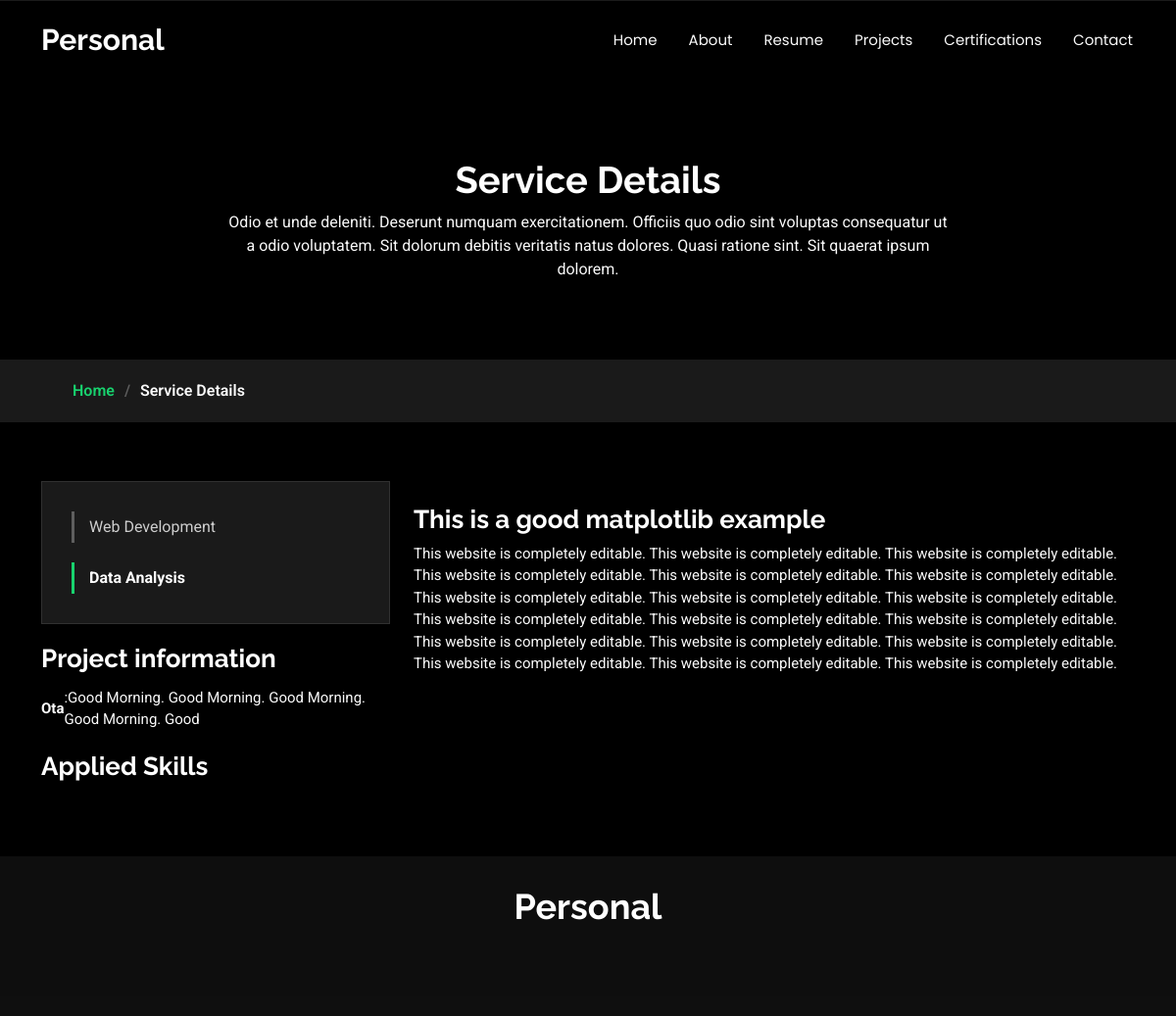
Page /projects/details/2/ on the committed database.
### projects/models.py (models this page shows, shortened)
class CategoryModel(models.Model):
    name = models.CharField(max_length=25)
    to_display = models.BooleanField(default=True)
    created_at = models.DateTimeField(auto_now_add=True)
    updated_at = models.DateTimeField(auto_now=True)
    class Meta:
        verbose_name = 'Category'
        verbose_name_plural = 'Categories'

class ProjectInformationModel(models.Model):
    title = models.CharField(max_length=25)
    text = models.CharField(max_length=125)
    is_url = models.BooleanField(default=False)
    project = models.ForeignKey(ProjectModel, on_delete=models.CASCADE, related_name='infos')
    class Meta:
        verbose_name = 'Info'
        verbose_name_plural = 'Infos'

class ProjectModel(models.Model):
    name = models.CharField(max_length=50)
    logo = models.ImageField(upload_to='project-logos', null=False, blank=False)
    short_description = models.CharField(max_length=150, null=True, blank=True)
    category = models.ManyToManyField(CategoryModel, related_name='projects')
    full_description = models.TextField(null=True, blank=True)
    created_at = models.DateTimeField(auto_now_add=True)
    updated_at = models.DateTimeField(auto_now=True)
    class Meta:
        verbose_name = 'Project'
        verbose_name_plural = 'Projects'

### projects/views.py (the view)
# urls.py: path('details/<int:id>/', ProjectDetailsView.as_view(), name='details'),
class ProjectDetailsView(TemplateView):
    template_name = 'project-details.html'
    def get_context_data(self, **kwargs):
        context = super().get_context_data(**kwargs)
        project_id = self.kwargs.get('id')
        project = ProjectModel.objects.get(id=project_id)
        context['project'] = project
        context['categories'] = CategoryModel.objects.filter(to_display=True)
        return context

### templates/project-details.html (shortened to what this page needs)
{% extends 'bases/base.html' %}
{% load static %}
{% block content %}
<main class="main">
    <div class="page-title" data-aos="fade">
        <div class="heading">
            <div class="container">
                <div class="row d-flex justify-content-center text-center">
                    <div class="col-lg-8">
                        <h1>Service Details</h1>
                        <p class="mb-0">Odio et unde deleniti. Deserunt numquam exercitationem. Officiis quo odio sint
                            voluptas consequatur ut a odio voluptatem. Sit dolorum debitis veritatis natus dolores.
                            Quasi ratione sint. Sit quaerat ipsum dolorem.</p>
                    </div>
                </div>
            </div>
        </div>
        <nav class="breadcrumbs">
            <div class="container">
                <ol>
                    <li><a href="{% url 'home:home' %}">Home</a></li>
                    <li class="current">Service Details</li>
                </ol>
            </div>
        </nav>
    </div>
    <section id="service-details" class="service-details section">
        <div class="container">
            <div class="row gy-4">
                <div class="col-lg-4" data-aos="fade-up" data-aos-delay="100">
                    <div class="services-list">
                        {% for category in categories %}
                        <a class="{% if category in project.category.all  %}active{%endif%}">{{category.name}}</a>
                        {% endfor %}
                    </div>
                    <div class="portfolio-info" data-aos="fade-up" data-aos-delay="200">
                        <h3>Project information</h3>
                        <ul>
                            {% for info in project.infos.all %}
                            {% if info.is_url == True %}
                            <li><strong>{{info.title}}</strong>: <a href="http://{{ info.text }}" target="_blank">{{info.text}}</a></li>
                            {% else %}
                            <li><strong>{{info.title}}</strong>:{{info.text}}</li>
                            {% endif %}
                            {% endfor %}
                        </ul>
                    </div>
                    <div class="portfolio-info" data-aos="fade-up" data-aos-delay="200">
                        <h3>Applied Skills</h3>
                    </div>
                </div>
                <div class="col-lg-8" data-aos="fade-up" data-aos-delay="200">
                    <br>
                    <h3>{{project.short_description}}</h3>
                    <p>
                        {{project.full_description}}
                    </p>
                </div>
            </div>
        </div>
    </section>
</main>
{% endblock %}

### assets/css/main.css (style rules this page uses)
:root { --default-font: "Roboto", system-ui, -apple-system, "Segoe UI", Roboto, "Helvetica Neue", Arial, "Noto Sans", "Liberation Sans", sans-serif, "Apple Color Emoji", "Segoe UI Emoji", "Segoe UI Symbol", "Noto Color Emoji"; --heading-font: "Raleway", sans-serif; --nav-font: "Poppins", sans-serif; }
:root { --background-color: #000000; --default-color: #fafafa; --heading-color: #ffffff; --accent-color: #18d26e; --surface-color: #1a1a1a; --contrast-color: #000000; }
:root { --nav-color: #fafafa; --nav-hover-color: #18d26e; --nav-mobile-background-color: #1a1a1a; --nav-dropdown-background-color: #1a1a1a; --nav-dropdown-color: #fafafa; --nav-dropdown-hover-color: #18d26e; }
:root { scroll-behavior: smooth; }
body { color: var(--default-color); background-color: var(--background-color); font-family: var(--default-font); }
a { color: var(--accent-color); text-decoration: none; transition: 0.3s; }
h1, h2, h3, h4, h5, h6 { color: var(--heading-color); font-family: var(--heading-font); }
.page-title { color: var(--default-color); background-color: var(--background-color); position: relative; }
.page-title .heading { padding: 160px 0 80px 0; border-top: 1px solid color-mix(in srgb, var(--default-color), transparent 90%); }
.page-title .heading h1 { font-size: 38px; font-weight: 700; }
.page-title nav { background-color: color-mix(in srgb, var(--default-color), transparent 90%); padding: 20px 0; }
.page-title nav ol { display: flex; flex-wrap: wrap; list-style: none; margin: 0; font-size: 16px; font-weight: 600; }
.page-title nav ol li+li { padding-left: 10px; }
.page-title nav ol li+li::before { content: "/"; display: inline-block; padding-right: 10px; color: color-mix(in srgb, var(--default-color), transparent 70%); }
section, .section { color: var(--default-color); background-color: var(--background-color); padding: 60px 0; scroll-margin-top: 100px; overflow: clip; }
.service-details .services-list { background-color: var(--surface-color); padding: 10px 30px; border: 1px solid color-mix(in srgb, var(--default-color), transparent 90%); margin-bottom: 20px; }
.service-details .services-list a { display: block; line-height: 1; padding: 8px 0 8px 15px; border-left: 3px solid color-mix(in srgb, var(--default-color), transparent 70%); margin: 20px 0; color: color-mix(in srgb, var(--default-color), transparent 20%); transition: 0.3s; }
.service-details .services-list a.active { color: var(--heading-color); font-weight: 700; border-color: var(--accent-color); }
.service-details h3 { font-size: 26px; font-weight: 700; }
.service-details p { font-size: 15px; }
.service-details ul { list-style: none; padding: 0; font-size: 15px; }
.service-details ul li { padding: 5px 0; display: flex; align-items: center; }

### rows in the picture
CategoryModel: name "Web Development"
CategoryModel: name "Data Analysis"
ProjectInformationModel: title "Ota", text "Good Morning. Good Morning. Good Morning. Good Morning. Good"
ProjectModel: short_description "This is a good matplotlib example", full_description "This website is completely editable. This website is completely editable. This website is completely editable. This website is completely editable. This website is completely editable. This website is completely editable. This website is completely editable. This website is completely editable. This website is completely editable. This website is completely editable. This website is completely editable. This website is completely editable. This website is completely editable. This website is completely editable. This website is completely editable. This website is completely editable. This website is completely editable. This website is completely editable."
